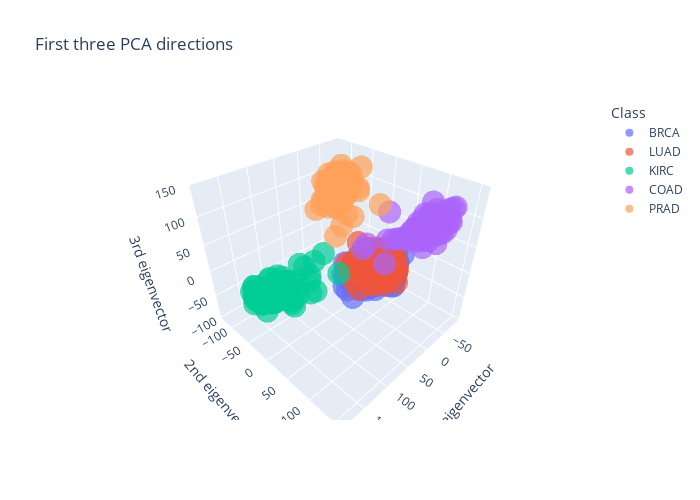

The cell this chart's notebook holds for it:
### Code cell
fig = px.scatter_3d(y_train,
                   x=X_train_reduced[:, 0],
                   y=X_train_reduced[:, 1],
                   z=X_train_reduced[:, 2],
                   color=y_train.Class,
                   title = 'First three PCA directions',
                   opacity=0.7, width=700, height=500,
                   labels={'x':'1st eigenvector',
                           'y':'2nd eigenvector',
                           'z':'3rd eigenvector'})

fig
